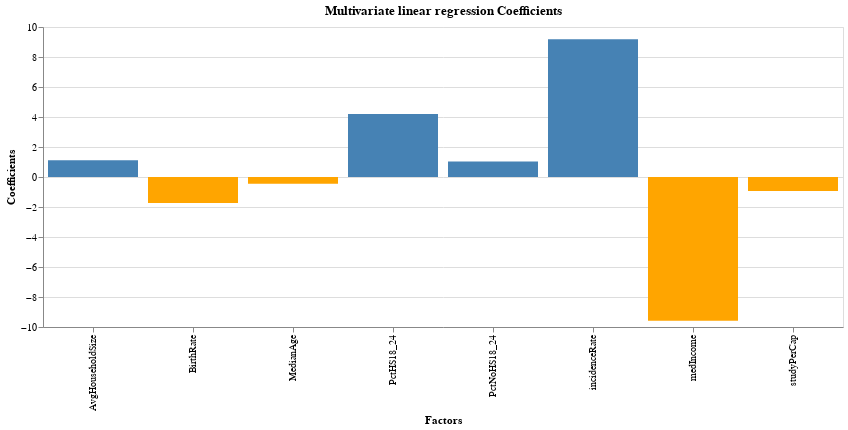

Notebook code cell kept with this figure:
### Code cell
coef=list(coef)

factors=list(X.columns)

print("Intercept: "+str(float(intercept)))
for i in range(len(factors)):
  print(str(factors[i])+": "+ "coef: " +str(coef[i]))

# Create a DataFrame from the data
coef_df = pd.DataFrame({'Factors': factors, 'Coefficients': coef})

# Create a bar chart using Altair
chart = alt.Chart(coef_df).mark_bar().encode(
    x='Factors',
    y='Coefficients',
    color=alt.condition(
        alt.datum.Coefficients > 0,
        alt.value('steelblue'),  # Positive coefficients in blue
        alt.value('orange')      # Negative coefficients in orange
    ),
    tooltip=['Factors', 'Coefficients']
).properties(
    title='Multivariate linear regression Coefficients',width=800,
    height=300
)

# Show the chart
chart

### Figure 1 — Vega-Lite specification as saved in the notebook (floating-point values rounded to 4 significant figures)
{"config": {"view": {"continuousWidth": 400, "continuousHeight": 300}}, "data": {"name": "data-50d88c762b06b77f9925c3547fdd761c"}, "mark": "bar", "encoding": {"color": {"condition": {"value": "steelblue", "test": "(datum.Coefficients > 0)"}, "value": "orange"}, "tooltip": [{"field": "Factors", "type": "nominal"}, {"field": "Coefficients", "type": "quantitative"}], "x": {"field": "Factors", "type": "nominal"}, "y": {"field": "Coefficients", "type": "quantitative"}}, "height": 300, "title": "Multivariate linear regression Coefficients", "width": 800, "$schema": "https://vega.github.io/schema/vega-lite/v4.17.0.json", "datasets": {"data-50d88c762b06b77f9925c3547fdd761c": [{"Factors": "incidenceRate", "Coefficients": 9.183}, {"Factors": "medIncome", "Coefficients": -9.579}, {"Factors": "studyPerCap", "Coefficients": -0.9405}, {"Factors": "MedianAge", "Coefficients": -0.4513}, {"Factors": "AvgHouseholdSize", "Coefficients": 1.111}, {"Factors": "PctNoHS18_24", "Coefficients": 1.032}, {"Factors": "PctHS18_24", "Coefficients": 4.192}, {"Factors": "BirthRate", "Coefficients": -1.729}]}}
